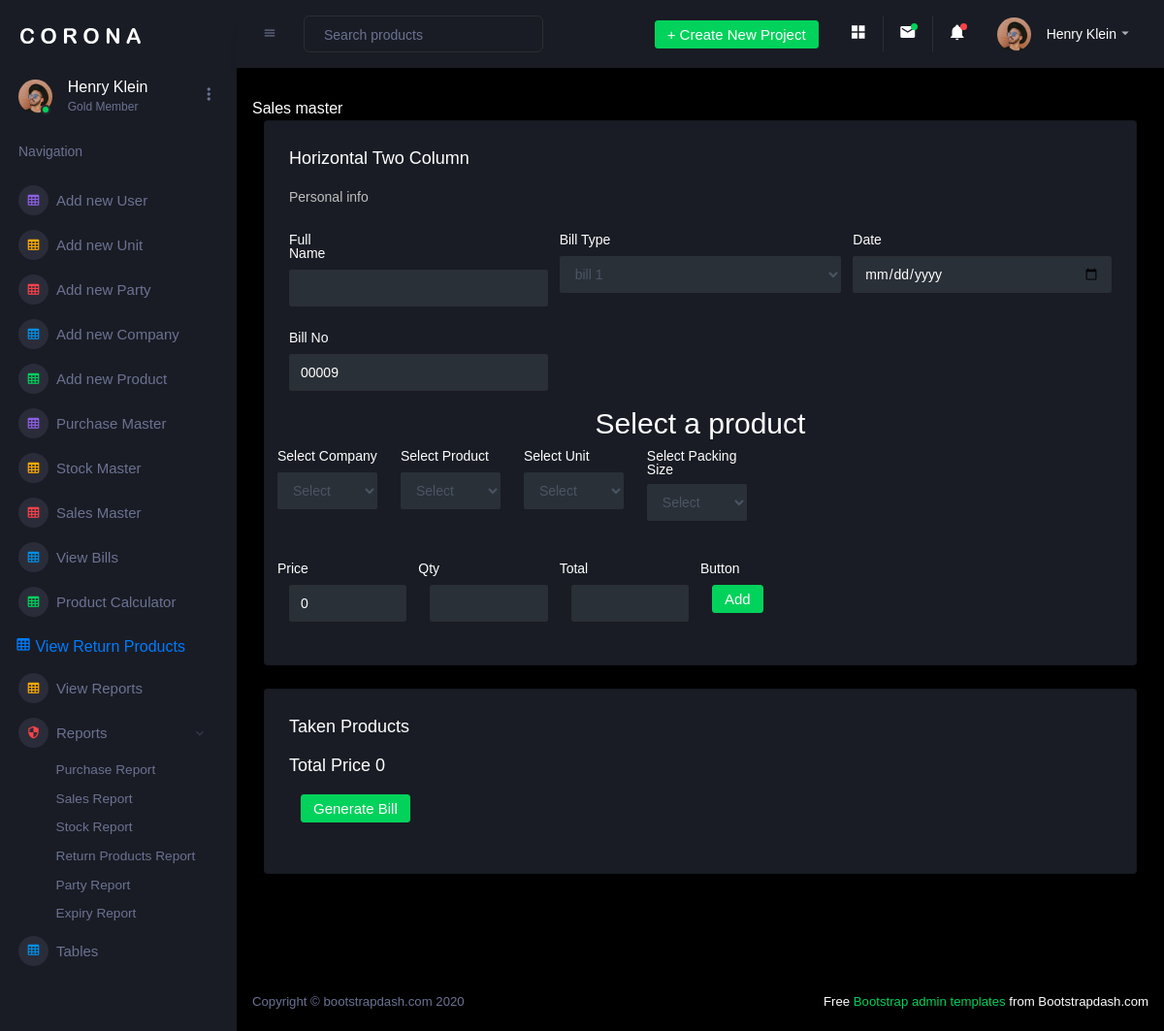
/admin/sales_master.php (signed in), run on an earlier commit of the app's database.
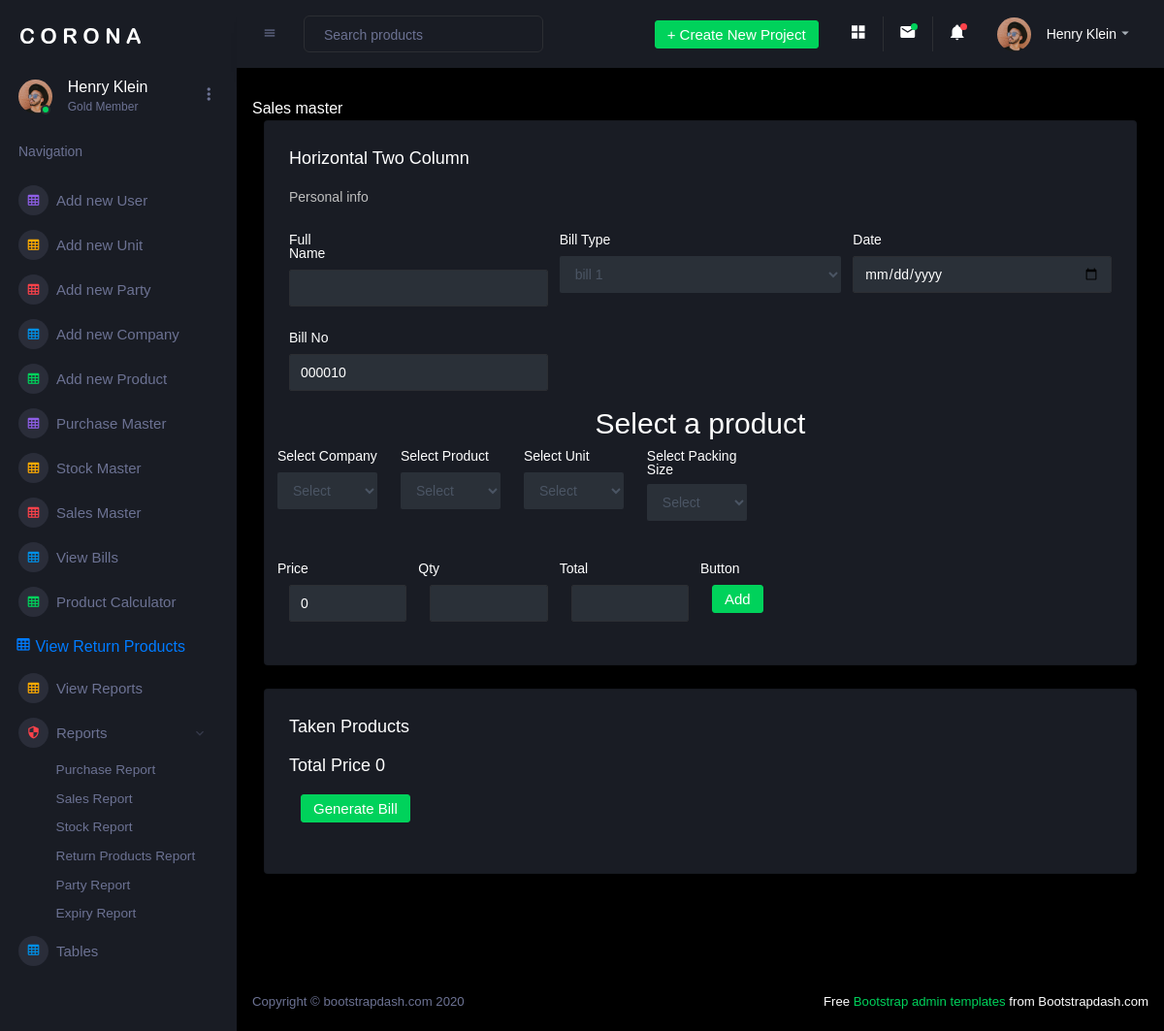
And on a later commit of the database.
### tables this page shows
CREATE TABLE `billing_header` (
  `id` int(5) NOT NULL,
  `full_name` varchar(100) NOT NULL,
  `bill_type` varchar(50) NOT NULL,
  `date` date NOT NULL,
  `bill_no` varchar(10) NOT NULL,
  `username` varchar(50) NOT NULL
);

### admin/sales_master.php (the view, shortened to what the changed rows need)
<?php
include "header.php";
include "../user/connection.php";
$bill_id = 0;
$res = mysqli_query($link,"select * from billing_header order by id desc limit 1");
while($row = mysqli_fetch_assoc($res)){
    $bill_id = $row["id"];
}
?>
    <div class="main-panel">
        <div class="content-wrapper">
        <form class="form-sample" name="form1" action="" method="post">
            <div class="row">
                <div class="col-12 grid-margin">
                    <div class="card">
                        <div class="card-body">
                                <div class="row">
                                    <div class="col-md-4">
                                        <div class="form-group row">
                                            <div class="col-sm-12">
                                                <input type="text" name="bill_no" class="form-control" value="<?php echo generate_bill_no($bill_id); ?>" />
                                            </div>
                                        </div>
                                    </div>
                                </div>
                                <div class="row">
                                  <div class="col-md-12">
                                      <h2 class="text-center">Select a product </h2>
                                  </div>
                                </div>
                        </div>
                    </div>
                </div>
            </div>
         </form>
    </div>
<?php
  function generate_bill_no($id){
      if($id==""){
        $id1 = 0;
      }else{
        $id1= $id;
      }
      $id1 = $id1+1;
      $len = strlen($id);
     if($len=="1"){
         $id1="0000".$id1;
     }
     return $id1;
  }
?>
    </div>

What changed in the data, as far as the page shows it:
no longer on this page (row edited): billing_header: bill_no "00009"
added billing_header: bill_no "000010"
